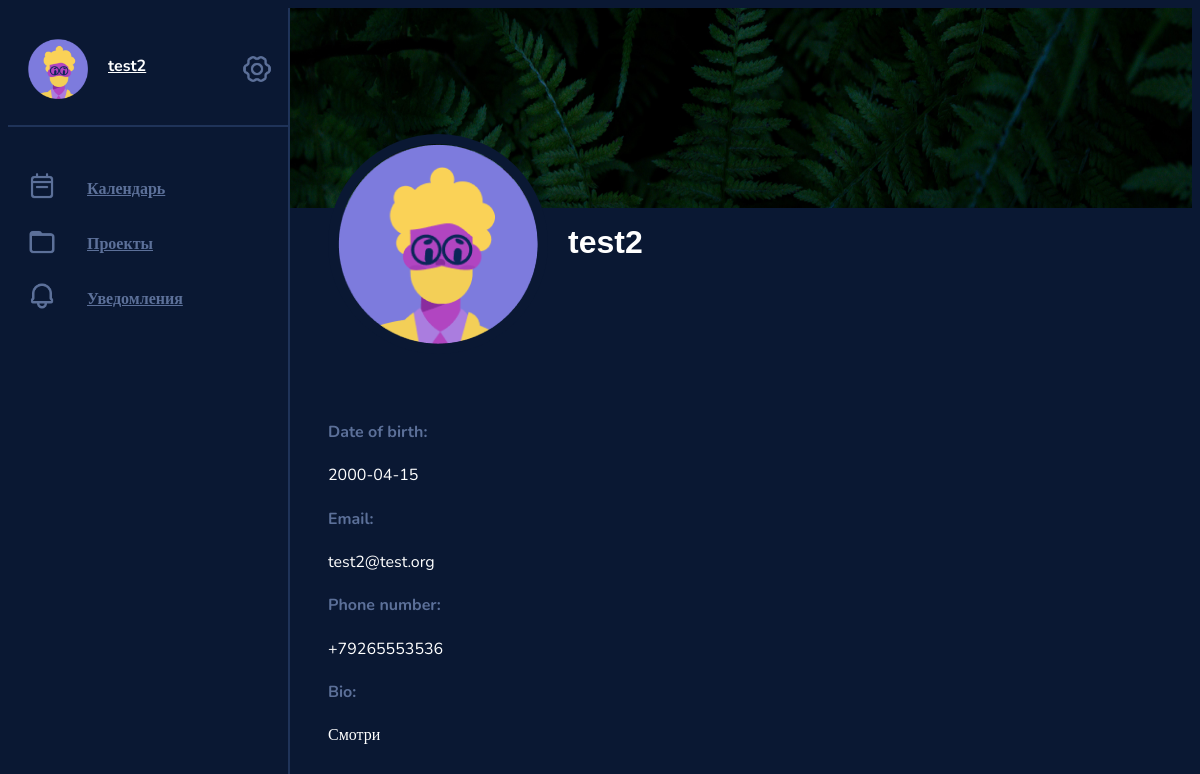
The page /profile/2 (signed in) on the database its author committed.
### data/users.py (models this page shows, shortened)
class User(SqlAlchemyBase, UserMixin, SerializerMixin):
    __tablename__ = 'users'
    id = sqlalchemy.Column(sqlalchemy.Integer, primary_key=True, autoincrement=True)
    login = sqlalchemy.Column(sqlalchemy.String, nullable=True)
    password = sqlalchemy.Column(sqlalchemy.String, nullable=True)
    email = sqlalchemy.Column(sqlalchemy.String, index=True, unique=True, nullable=True)
    phone = sqlalchemy.Column(sqlalchemy.String, index=True, unique=True, nullable=True)
    name = sqlalchemy.Column(sqlalchemy.String, nullable=True)
    birth_date = sqlalchemy.Column(sqlalchemy.DateTime, nullable=True)
    bio = sqlalchemy.Column(sqlalchemy.String, nullable=True)
    projects = sqlalchemy.Column(sqlalchemy.String, nullable=True, default=None)
    tasks = sqlalchemy.Column(sqlalchemy.String, nullable=True, default=None)
    picture = sqlalchemy.Column(sqlalchemy.Integer, nullable=True)

### services/profile.py (the view)
@blueprint.route('/profile/<int:user_id>')
@login_required
def profile1(user_id):
    u = flask_login.current_user.id
    if u == user_id:
        return redirect('/profile')
    db_sess = session.create_session()
    user = db_sess.query(User).get(user_id)
    return render_template('profile_foreign.html', title='Verk | Profile', name=user.name, id=user_id, email=user.email,
                           list_of_avatars=list_of_avatars, avatar=user.picture, phone=user.phone,
                           birth_date=str(user.birth_date).split()[0], bio=user.bio)

### data/db_session.py (called while the page is built)
def create_session() -> Session:
    global __factory
    return __factory()

### funcs.py (called while the page is built)
@login_manager.user_loader
def load_user(user_id):
    return db_session.query(User).get(user_id)

### templates/profile_foreign.html (shortened to what this page needs)
{% extends "base.html" %}
{% block content %}
<div class="viewport">
         <div class="user_info">
            <div class="user_wallpaper">
                <img src="/static/favicons/k.jpg">
            </div>
            <div class="name_and_picture">
                <img src={{list_of_avatars[avatar]}}>
                <div class="data_info">
                    <h1>{{name}}</h1>
                </div>
            </div>
        </div>
        <div class="profile_info">
            <h4>Date of birth:</h4>
            <p>{{birth_date}}</p>
            <h4>Email:</h4>
            <p>{{email}}</p>
            <h4>Phone number:</h4>
            <p>{{phone}}</p>
            <h4>Bio:</h4>
            <p>{{bio}}</p>
        </div>
</div>
{% endblock %}

### templates/base.html (shortened to what this page needs)
<!DOCTYPE html>
<html>
<head>
    <link href="/static/style.css" rel="stylesheet" type="text/css" />
</head>
<body class="base_aside">
    <aside>
        <div class="account_menu">
            <div class="profile_pic">
                <img src="{{list_of_avatars[avatar]}}">
            </div>
            <div class="greeting">
                <h3><a href="/profile/{{id}}">{{name}}</a></h3>
            </div>
            <div class="icon">
                <img src="/static/icons/settings.png">
            </div>
        </div>
        <div class="page_menu">
            <div class="page_element">
                <div class="icon">
                    <img src="/static/icons/calendar.png">
                </div>
                <h4><a href="/agenda">Календарь</a></h4>
            </div>
            <div class="page_element">
                <div class="icon">
                    <img src="/static/icons/folder.png">
                </div>
                <h4><a href="/projects">Проекты</a></h4>
            </div>
            <div class="page_element">
                <div class="icon">
                    <img src="/static/icons/notifications.png">
                </div>
                <h4><a href="/notifications">Уведомления</a></h4>
            </div>
        </div>
    </aside>
{% block content %}{% endblock %}
</body>
</html>

### static/style.css (style rules this page uses)
html, body { height: 100%; width: 100%; background-color: #0A1833; font-family: Nunito, Arial; display: flex; }
h1 { font-family: Arial; color: #FFF; }
h4 { font-family: Nunito; font-size: 16px; color: #5C7099; }
h4 a { color: #5C7099; }
h3 { font-family: Nunito; font-size: 16px; color: #FFF; }
p { font-family: Nunito; font-size: 16px; color: #FFF; }
aside { padding-top: 1%; padding: 0%; max-width: 280px; border-width: 0px; border-right-width: 2px; border-style: solid; border-color: #1F3359; position: fixed; background-color: #0A1833; height: 100%; }
.account_menu { display: flex; margin-top: 4%; padding: 20px; margin-bottom: 40px; border-style: solid; border-color: #1F3359; border-width: 0px; border-bottom-width: 2px; }
.greeting { display: grid; margin-left: 20px; min-width: 130px; }
.profile_pic img { width: 60px; }
.page_menu { padding-left: 20px; margin-left: 5px; padding-bottom: 30px; border-style: solid; border-color: #1F3359; border-bottom: None; border-width: 0px; border-bottom-width: 2px; }
.page_element { display: flex; margin: -10px; }
.icon img { max-width: 60px; width: 40%; min-width: 30px; margin-left: 4px; margin-top: 15px; }
aside .icon img { margin-right: 120%; }
.viewport { display: grid; margin-left: 280px; width: 100%; }
.viewport h1 { margin-top: 20px; margin-left: 20px; margin-bottom: 40px; margin-right: 20px; }
h3 a { font-family: Nunito; font-size: 16px; color: #FFF; }
.viewport .profile_info { margin: 40px; }
.user_info .user_wallpaper img { width: 100%; height: 200px; }
.user_info .name_and_picture { display: flex; margin-top: -80px; margin-left: 40px; }
.user_info .name_and_picture img { border-color: #0a1833; border-width: 10px; border-style: solid; border-radius: 100%; }
.user_info .name_and_picture .data_info h1 { margin-top: 90px; }
a { color: #FFF; }

### rows shown on the page
User: name "test2", email "test2@test.org", phone "+79265553536", bio "Смотри"

### other values the page prints
{{ birth_date }} "2000-04-15"
